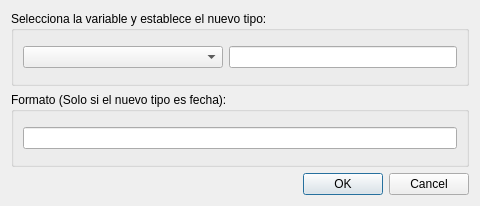
<?xml version="1.0" encoding="UTF-8"?>
<ui version="4.0">
 <class>agregado</class>
 <widget class="QDialog" name="agregado">
  <property name="geometry">
   <rect>
    <x>0</x>
    <y>0</y>
    <width>480</width>
    <height>206</height>
   </rect>
  </property>
  <property name="windowTitle">
   <string>Dialog</string>
  </property>
  <layout class="QGridLayout" name="gridLayout_2">
   <item row="0" column="0" rowspan="2" colspan="2">
    <layout class="QGridLayout" name="gridLayout">
     <item row="0" column="0">
      <widget class="QGroupBox" name="groupBox">
       <property name="title">
        <string>Selecciona la variable y establece el nuevo tipo:</string>
       </property>
       <layout class="QGridLayout" name="gridLayout_3">
        <item row="1" column="1">
         <widget class="QComboBox" name="cb_variable">
          <property name="minimumSize">
           <size>
            <width>200</width>
            <height>0</height>
           </size>
          </property>
         </widget>
        </item>
        <item row="1" column="2">
         <widget class="QLineEdit" name="le_tipo_nuevo"/>
        </item>
       </layout>
      </widget>
     </item>
     <item row="1" column="0">
      <widget class="QGroupBox" name="groupBox_2">
       <property name="title">
        <string>Formato (Solo si el nuevo tipo es fecha):</string>
       </property>
       <layout class="QGridLayout" name="gridLayout_4">
        <item row="0" column="0">
         <widget class="QLineEdit" name="le_formato"/>
        </item>
       </layout>
      </widget>
     </item>
    </layout>
   </item>
   <item row="2" column="0" colspan="2">
    <widget class="QDialogButtonBox" name="buttonBox">
     <property name="orientation">
      <enum>Qt::Horizontal</enum>
     </property>
     <property name="standardButtons">
      <set>QDialogButtonBox::Cancel|QDialogButtonBox::Ok</set>
     </property>
    </widget>
   </item>
  </layout>
 </widget>
 <resources/>
 <connections>
  <connection>
   <sender>buttonBox</sender>
   <signal>accepted()</signal>
   <receiver>agregado</receiver>
   <slot>accept()</slot>
   <hints>
    <hint type="sourcelabel">
     <x>248</x>
     <y>254</y>
    </hint>
    <hint type="destinationlabel">
     <x>157</x>
     <y>274</y>
    </hint>
   </hints>
  </connection>
  <connection>
   <sender>buttonBox</sender>
   <signal>rejected()</signal>
   <receiver>agregado</receiver>
   <slot>reject()</slot>
   <hints>
    <hint type="sourcelabel">
     <x>316</x>
     <y>260</y>
    </hint>
    <hint type="destinationlabel">
     <x>286</x>
     <y>274</y>
    </hint>
   </hints>
  </connection>
 </connections>
</ui>
